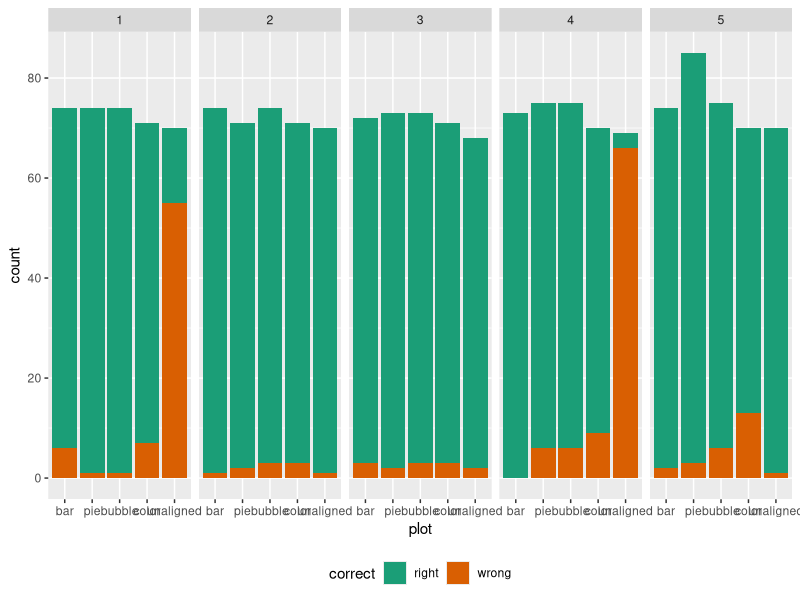
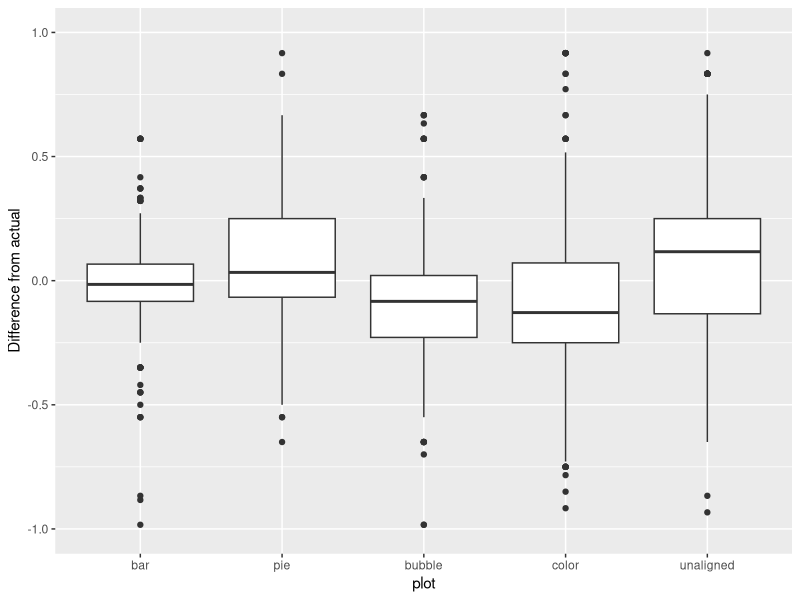

Write R code to recreate these figures, in order.
## ---- chunk 1
knitr::opts_chunk$set(echo = TRUE, message = FALSE, error = FALSE, warning = FALSE)
## ---- chunk 2
library(readr)
library(tidyr)
library(dplyr)
library(ggplot2)
library(knitr)
cm_data <- read_csv("Cleveland and McGill hierarchy.csv", 
                    col_names = c("id", "pie_5_choose", "pie_5_diff",
                                  "pie_4_choose", "pie_4_diff",
                                  "pie_2_choose", "pie_2_diff",
                                  "pie_3_choose", "pie_3_diff",
                                  "pie_1_choose", "pie_1_diff",
                                  "bar_1_choose", "bar_1_diff",
                                  "bar_2_choose", "bar_2_diff",
                                  "bar_3_choose", "bar_3_diff",
                                  "bar_4_choose", "bar_4_diff",
                                  "bar_5_choose", "bar_5_diff",
                                  "bubble_4_choose", "bubble_4_diff",
                                  "bubble_5_choose", "bubble_5_diff",
                                  "bubble_2_choose", "bubble_2_diff",
                                  "bubble_1_choose", "bubble_1_diff",
                                  "bubble_3_choose", "bubble_3_diff",
                                  "color_4_choose", "color_4_diff",
                                  "color_1_choose", "color_1_diff",
                                  "color_2_choose", "color_2_diff",
                                  "color_3_choose", "color_3_diff",
                                  "color_5_choose", "color_5_diff",
                                  "unaligned_4_choose", "unaligned_4_diff",
                                  "unaligned_1_choose", "unaligned_1_diff",
                                  "unaligned_2_choose", "unaligned_2_diff",
                                  "unaligned_3_choose", "unaligned_3_diff",
                                  "unaligned_5_choose", "unaligned_5_diff",
                                  "time", "v1", "v2", "v3"), skip=1)
cm_data <- cm_data[,1:51]
cm_choose <- cm_data[,c(1,seq(2, 50, 2))]
cm_diff <- cm_data[,c(1,seq(3, 51, 2))]
cm_true <- c("b", "b", "a", "a", "a")
cm_choose_m <- cm_choose %>% gather(plot, choice, -id) %>%
  separate(plot, c("plot", "set", "junk"), sep="_") %>%
  filter(choice != "") 
cm_choose_m$set <- as.integer(cm_choose_m$set)
cm_choose_m$correct <- ifelse(cm_choose_m$choice == cm_true[cm_choose_m$set], 
  "right", "wrong")
cm_choose_m_smry <- cm_choose_m %>% 
  group_by(set, plot) %>%
  summarise(prop_correct=length(correct[correct == "right"])/length(correct)) %>%
  spread(plot, prop_correct) 
ord <- order(apply(cm_choose_m_smry[,-1], 2, mean), decreasing=TRUE)

cm_choose_m_smry[,c(1, ord+1)] %>% 
  kable(digits=2, caption="Proportion correct by plot type and replicate")
## ---- chunk 3
cm_choose_m$plot <- factor(cm_choose_m$plot, levels=colnames(cm_choose_m_smry)[ord+1])  
ggplot(cm_choose_m, aes(x=plot, fill=correct)) + 
  geom_bar() +
  scale_fill_brewer(palette="Dark2") +
  facet_wrap(~set, ncol=5) + theme(legend.position="bottom")
## ---- chunk 4
cm_diff_m <- cm_diff %>% gather(plot, diff, -id) %>%
  separate(plot, c("plot", "set", "junk"), sep="_")
cm_diff_m$set <- as.integer(cm_diff_m$set)
cm_diff_true <- c(10/7, 14/8, 20/15, 7/6, 26/24)
cm_diff_m <- cm_diff_m %>% mutate(diff_true=cm_diff_true[cm_diff_m$set]) %>%
  mutate(diff_obs_true=diff-diff_true)
cm_diff_m_sumry <- cm_diff_m %>%
  group_by(plot, set) %>%
  summarise(m=median(diff_obs_true, na.rm=T), s=mad(diff_obs_true, na.rm=T)) 
cm_diff_m_sumry$plot <- factor(cm_diff_m_sumry$plot, levels=colnames(cm_choose_m_smry)[ord+1])
cm_diff_m$plot <- factor(cm_diff_m$plot,
                         levels=colnames(cm_choose_m_smry)[ord+1])
ggplot(cm_diff_m, aes(x=plot, y=diff_obs_true)) + geom_boxplot() +
  ylab("Difference from actual") + ylim(c(-1,1)) 
